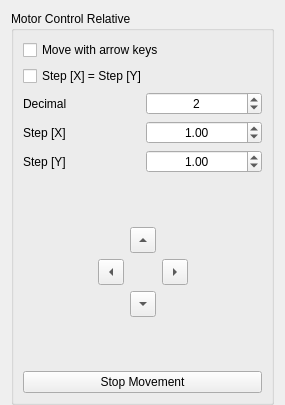
<?xml version="1.0" encoding="UTF-8"?>
<ui version="4.0">
 <class>Form</class>
 <widget class="QWidget" name="Form">
  <property name="geometry">
   <rect>
    <x>0</x>
    <y>0</y>
    <width>285</width>
    <height>405</height>
   </rect>
  </property>
  <property name="minimumSize">
   <size>
    <width>285</width>
    <height>405</height>
   </size>
  </property>
  <property name="windowTitle">
   <string>Motor Control Relative</string>
  </property>
  <layout class="QVBoxLayout" name="verticalLayout">
   <item>
    <widget class="QGroupBox" name="motorControl">
     <property name="minimumSize">
      <size>
       <width>261</width>
       <height>394</height>
      </size>
     </property>
     <property name="title">
      <string>Motor Control Relative</string>
     </property>
     <layout class="QVBoxLayout" name="verticalLayout_5">
      <item>
       <widget class="QCheckBox" name="checkBox_enableArrows">
        <property name="text">
         <string>Move with arrow keys</string>
        </property>
       </widget>
      </item>
      <item>
       <widget class="QCheckBox" name="checkBox_same_xy">
        <property name="text">
         <string>Step [X] = Step [Y]</string>
        </property>
       </widget>
      </item>
      <item>
       <layout class="QGridLayout" name="step_grid">
        <item row="2" column="0">
         <widget class="QLabel" name="label_step_y">
          <property name="minimumSize">
           <size>
            <width>111</width>
            <height>19</height>
           </size>
          </property>
          <property name="text">
           <string>Step [Y]</string>
          </property>
         </widget>
        </item>
        <item row="0" column="0">
         <widget class="QLabel" name="label_2">
          <property name="minimumSize">
           <size>
            <width>111</width>
            <height>19</height>
           </size>
          </property>
          <property name="text">
           <string>Decimal</string>
          </property>
         </widget>
        </item>
        <item row="1" column="1">
         <widget class="QDoubleSpinBox" name="spinBox_step_x">
          <property name="minimumSize">
           <size>
            <width>110</width>
            <height>19</height>
           </size>
          </property>
          <property name="alignment">
           <set>Qt::AlignCenter</set>
          </property>
          <property name="minimum">
           <double>0.000000000000000</double>
          </property>
          <property name="maximum">
           <double>99.000000000000000</double>
          </property>
          <property name="singleStep">
           <double>0.100000000000000</double>
          </property>
          <property name="value">
           <double>1.000000000000000</double>
          </property>
         </widget>
        </item>
        <item row="1" column="0">
         <widget class="QLabel" name="label_step_x">
          <property name="minimumSize">
           <size>
            <width>111</width>
            <height>19</height>
           </size>
          </property>
          <property name="text">
           <string>Step [X]</string>
          </property>
         </widget>
        </item>
        <item row="2" column="1">
         <widget class="QDoubleSpinBox" name="spinBox_step_y">
          <property name="minimumSize">
           <size>
            <width>110</width>
            <height>19</height>
           </size>
          </property>
          <property name="alignment">
           <set>Qt::AlignCenter</set>
          </property>
          <property name="minimum">
           <double>0.000000000000000</double>
          </property>
          <property name="maximum">
           <double>99.000000000000000</double>
          </property>
          <property name="singleStep">
           <double>0.100000000000000</double>
          </property>
          <property name="value">
           <double>1.000000000000000</double>
          </property>
         </widget>
        </item>
        <item row="0" column="1">
         <widget class="QSpinBox" name="spinBox_precision">
          <property name="minimumSize">
           <size>
            <width>110</width>
            <height>19</height>
           </size>
          </property>
          <property name="alignment">
           <set>Qt::AlignCenter</set>
          </property>
          <property name="maximum">
           <number>8</number>
          </property>
          <property name="value">
           <number>2</number>
          </property>
         </widget>
        </item>
       </layout>
      </item>
      <item>
       <layout class="QGridLayout" name="direction_grid">
        <property name="sizeConstraint">
         <enum>QLayout::SetDefaultConstraint</enum>
        </property>
        <item row="1" column="2" alignment="Qt::AlignHCenter|Qt::AlignVCenter">
         <widget class="QToolButton" name="toolButton_up">
          <property name="minimumSize">
           <size>
            <width>26</width>
            <height>26</height>
           </size>
          </property>
          <property name="text">
           <string>...</string>
          </property>
          <property name="arrowType">
           <enum>Qt::UpArrow</enum>
          </property>
         </widget>
        </item>
        <item row="2" column="4">
         <spacer name="horizontalSpacer_2">
          <property name="orientation">
           <enum>Qt::Horizontal</enum>
          </property>
          <property name="sizeHint" stdset="0">
           <size>
            <width>40</width>
            <height>20</height>
           </size>
          </property>
         </spacer>
        </item>
        <item row="3" column="2" alignment="Qt::AlignHCenter|Qt::AlignVCenter">
         <widget class="QToolButton" name="toolButton_down">
          <property name="minimumSize">
           <size>
            <width>26</width>
            <height>26</height>
           </size>
          </property>
          <property name="text">
           <string>...</string>
          </property>
          <property name="arrowType">
           <enum>Qt::DownArrow</enum>
          </property>
         </widget>
        </item>
        <item row="2" column="1">
         <widget class="QToolButton" name="toolButton_left">
          <property name="minimumSize">
           <size>
            <width>26</width>
            <height>26</height>
           </size>
          </property>
          <property name="text">
           <string>...</string>
          </property>
          <property name="arrowType">
           <enum>Qt::LeftArrow</enum>
          </property>
         </widget>
        </item>
        <item row="0" column="2">
         <spacer name="verticalSpacer">
          <property name="orientation">
           <enum>Qt::Vertical</enum>
          </property>
          <property name="sizeHint" stdset="0">
           <size>
            <width>20</width>
            <height>40</height>
           </size>
          </property>
         </spacer>
        </item>
        <item row="2" column="3">
         <widget class="QToolButton" name="toolButton_right">
          <property name="minimumSize">
           <size>
            <width>26</width>
            <height>26</height>
           </size>
          </property>
          <property name="text">
           <string>...</string>
          </property>
          <property name="arrowType">
           <enum>Qt::RightArrow</enum>
          </property>
         </widget>
        </item>
        <item row="2" column="0">
         <spacer name="horizontalSpacer">
          <property name="orientation">
           <enum>Qt::Horizontal</enum>
          </property>
          <property name="sizeHint" stdset="0">
           <size>
            <width>40</width>
            <height>20</height>
           </size>
          </property>
         </spacer>
        </item>
        <item row="4" column="2">
         <spacer name="verticalSpacer_2">
          <property name="orientation">
           <enum>Qt::Vertical</enum>
          </property>
          <property name="sizeHint" stdset="0">
           <size>
            <width>20</width>
            <height>40</height>
           </size>
          </property>
         </spacer>
        </item>
       </layout>
      </item>
      <item>
       <widget class="QPushButton" name="pushButton_stop">
        <property name="text">
         <string>Stop Movement</string>
        </property>
       </widget>
      </item>
     </layout>
    </widget>
   </item>
  </layout>
 </widget>
 <resources/>
 <connections/>
</ui>
